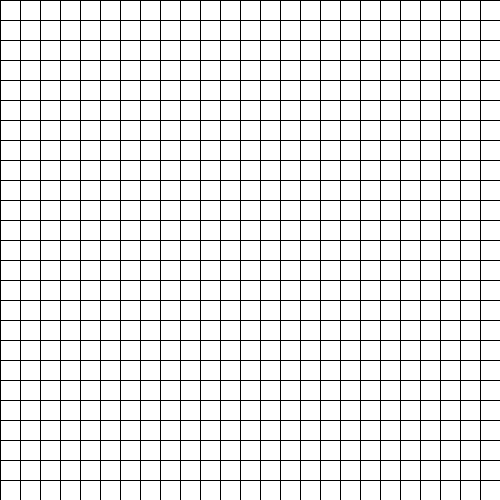
Frame 1 (no input)
Frame 60 (the mouse pressed at the canvas centre just before this capture): identical to frame 1, image omitted
Frame 120 (the mouse held since frame 60 and released just before this capture): identical to frame 1, image omitted

The Processing sketch that drew this single still picture (run headless with seeded random() and noise(); from frame 60 on, the mouse is pressed at the canvas centre):

// Processing sketch: Cooney_Final_Project
// ── Cooney_Final_Project.pde
//Bobbie Cooney 
//Final Project 

ArrayList<Integer> x = new ArrayList<Integer>(), y = new ArrayList<Integer>();//squares on grid
int w = 30; //width
int h = 30; //height
int ss = 20; //square size
void setup(){
  size(500, 500);
  
}
void draw(){
  background(255);
  for(int i = 0; i< w; i++) line(i*ss, 0, i*ss, height);
  for(int i = 0 ; i< h; i++) line(0, i*ss, width, i*ss);
  
}
